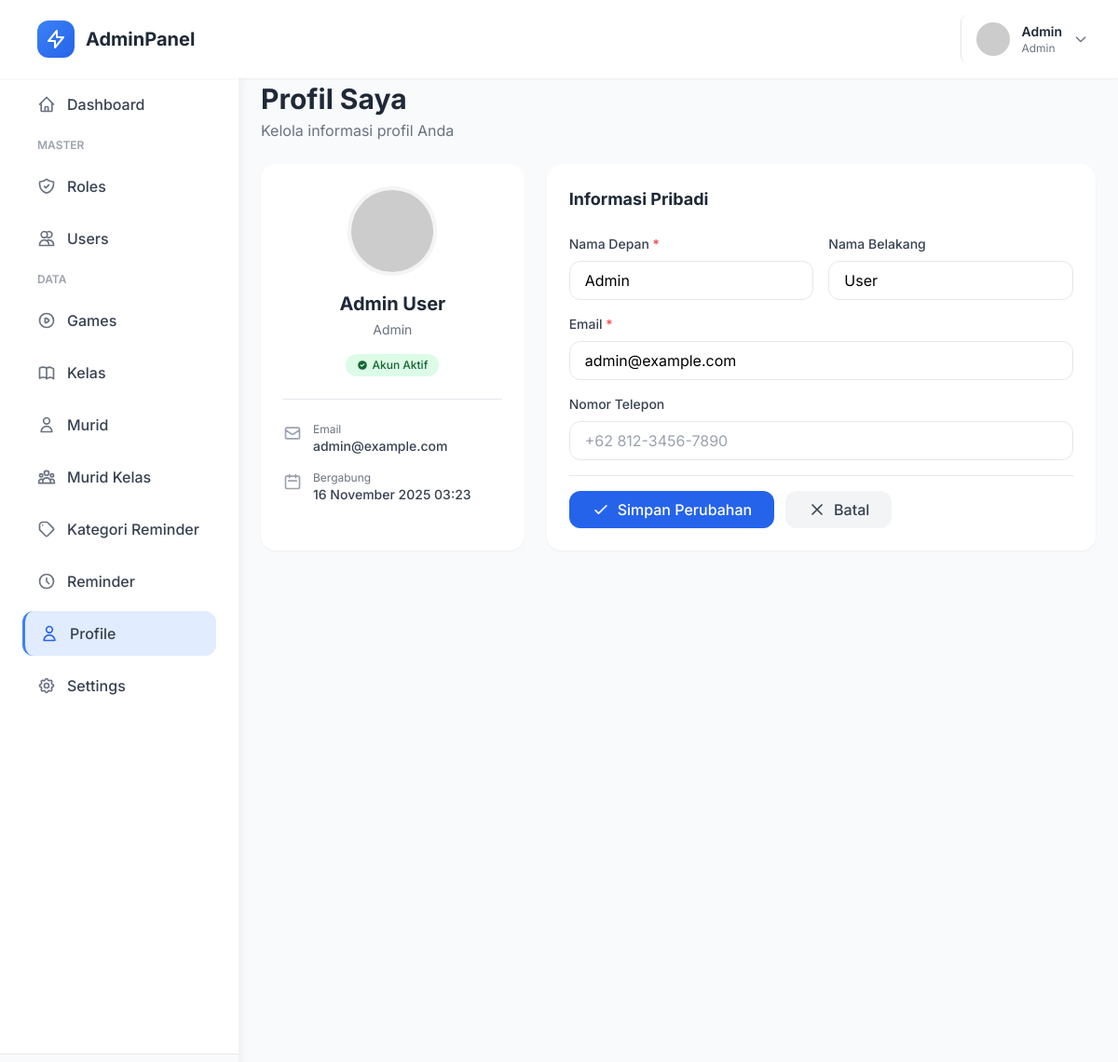
Screenshot of /index.php?page=profile (signed in) with the database file from the repository.
### tables this page shows
CREATE TABLE IF NOT EXISTS users (
    id INT PRIMARY KEY AUTO_INCREMENT,
    username VARCHAR(50) NOT NULL UNIQUE,
    email VARCHAR(100) NOT NULL UNIQUE,
    password VARCHAR(255) NOT NULL,
    first_name VARCHAR(50),
    last_name VARCHAR(50),
    phone VARCHAR(20),
    avatar VARCHAR(255) DEFAULT 'default-avatar.png',
    role_id INT NOT NULL DEFAULT 4,
    is_active TINYINT(1) DEFAULT 1,
    last_login DATETIME,
    created_at TIMESTAMP DEFAULT CURRENT_TIMESTAMP,
    updated_at TIMESTAMP DEFAULT CURRENT_TIMESTAMP ON UPDATE CURRENT_TIMESTAMP,
    FOREIGN KEY (role_id) REFERENCES roles(id) ON DELETE RESTRICT,
    INDEX idx_username (username),
    INDEX idx_email (email),
    INDEX idx_role_id (role_id)
);

CREATE TABLE IF NOT EXISTS roles (
    id INT PRIMARY KEY AUTO_INCREMENT,
    role_name VARCHAR(50) NOT NULL UNIQUE,
    description TEXT,
    created_at TIMESTAMP DEFAULT CURRENT_TIMESTAMP
);

### includes/functions.php (called while the page is built, shortened)
<?php
function isLoggedIn() {
    return isset($_SESSION['user_id']);
}
function getCurrentUser() {
    global $pdo;
    $stmt = $pdo->prepare("
        SELECT u.*, r.role_name
        FROM users u
        JOIN roles r ON u.role_id = r.id
        WHERE u.id = ?
    ");
    $stmt->execute([$_SESSION['user_id']]);
    return $stmt->fetch();
}
function formatDate($date) {
    return date('d F Y H:i', strtotime($date));
}
function getAvatarUrl($avatar) {
    if (empty($avatar) || $avatar === 'default-avatar.png') {
        return 'https://ui-avatars.com/api/?name=' . urlencode($_SESSION['username'] ?? 'User') . '&background=3b82f6&color=fff';
    }
    return BASE_URL . 'assets/uploads/avatars/' . $avatar;
}

### pages/profile/index.php (the view, shortened to what this page needs)
<?php
$currentUser = getCurrentUser();
?>
<div class="mb-6">
    <h1 class="text-3xl font-bold text-gray-800">Profil Saya</h1>
    <p class="text-gray-500 mt-1">Kelola informasi profil Anda</p>
</div>
<div class="grid grid-cols-1 lg:grid-cols-3 gap-6">
    <div class="bg-white rounded-2xl shadow-sm p-6">
        <div class="text-center">
            <img src="<?php echo getAvatarUrl($currentUser['avatar']); ?>" class="w-24 h-24 rounded-full mx-auto mb-4 border-4 border-gray-100">
            <h3 class="text-xl font-bold text-gray-800"><?php echo htmlspecialchars($currentUser['first_name'] . ' ' . $currentUser['last_name']); ?></h3>
            <p class="text-sm text-gray-500 mt-1"><?php echo ucfirst($currentUser['role_name']); ?></p>
            <div class="mt-4">
                <span class="inline-flex items-center px-3 py-1 rounded-full text-xs font-medium bg-green-100 text-green-800">
                    <svg class="w-3 h-3 mr-1" fill="currentColor" viewBox="0 0 20 20">
                        <path fill-rule="evenodd" d="M10 18a8 8 0 100-16 8 8 0 000 16zm3.707-9.293a1 1 0 00-1.414-1.414L9 10.586 7.707 9.293a1 1 0 00-1.414 1.414l2 2a1 1 0 001.414 0l4-4z" clip-rule="evenodd"/>
                    </svg>
                    Akun Aktif
                </span>
            </div>
        </div>
        <div class="mt-6 pt-6 border-t space-y-4">
            <div class="flex items-start space-x-3 text-sm">
                <svg class="w-5 h-5 text-gray-400 flex-shrink-0 mt-0.5" fill="none" stroke="currentColor" viewBox="0 0 24 24">
                    <path stroke-linecap="round" stroke-linejoin="round" stroke-width="2" d="M3 8l7.89 5.26a2 2 0 002.22 0L21 8M5 19h14a2 2 0 002-2V7a2 2 0 00-2-2H5a2 2 0 00-2 2v10a2 2 0 002 2z"/>
                </svg>
                <div class="flex-1 min-w-0">
                    <p class="text-xs text-gray-500">Email</p>
                    <p class="text-gray-700 font-medium truncate"><?php echo htmlspecialchars($currentUser['email']); ?></p>
                </div>
            </div>
            <div class="flex items-start space-x-3 text-sm">
                <svg class="w-5 h-5 text-gray-400 flex-shrink-0 mt-0.5" fill="none" stroke="currentColor" viewBox="0 0 24 24">
                    <path stroke-linecap="round" stroke-linejoin="round" stroke-width="2" d="M8 7V3m8 4V3m-9 8h10M5 21h14a2 2 0 002-2V7a2 2 0 00-2-2H5a2 2 0 00-2 2v12a2 2 0 002 2z"/>
                </svg>
                <div class="flex-1 min-w-0">
                    <p class="text-xs text-gray-500">Bergabung</p>
                    <p class="text-gray-700 font-medium"><?php echo formatDate($currentUser['created_at']); ?></p>
                </div>
            </div>
        </div>
    </div>
    <div class="lg:col-span-2 bg-white rounded-2xl shadow-sm p-6">
        <h3 class="text-lg font-bold text-gray-800 mb-6">Informasi Pribadi</h3>
        <form method="POST" class="space-y-4">
            <div class="grid grid-cols-1 md:grid-cols-2 gap-4">
                <div>
                    <label class="block text-sm font-medium text-gray-700 mb-2">
                        Nama Depan <span class="text-red-500">*</span>
                    </label>
                    <input type="text" name="first_name" required
                           value="<?php echo htmlspecialchars($currentUser['first_name']); ?>"
                           class="w-full px-4 py-2 border border-gray-200 rounded-xl focus:ring-2 focus:ring-blue-500 focus:border-transparent outline-none transition">
                </div>
                <div>
                    <label class="block text-sm font-medium text-gray-700 mb-2">Nama Belakang</label>
                    <input type="text" name="last_name"
                           value="<?php echo htmlspecialchars($currentUser['last_name']); ?>"
                           class="w-full px-4 py-2 border border-gray-200 rounded-xl focus:ring-2 focus:ring-blue-500 focus:border-transparent outline-none transition">
                </div>
            </div>
            <div>
                <label class="block text-sm font-medium text-gray-700 mb-2">
                    Email <span class="text-red-500">*</span>
                </label>
                <input type="email" name="email" required
                       value="<?php echo htmlspecialchars($currentUser['email']); ?>"
                       class="w-full px-4 py-2 border border-gray-200 rounded-xl focus:ring-2 focus:ring-blue-500 focus:border-transparent outline-none transition">
            </div>
            <div>
                <label class="block text-sm font-medium text-gray-700 mb-2">Nomor Telepon</label>
                <input type="tel" name="phone"
                       value="<?php echo htmlspecialchars($currentUser['phone']); ?>"
                       placeholder="+62 812-3456-7890"
                       class="w-full px-4 py-2 border border-gray-200 rounded-xl focus:ring-2 focus:ring-blue-500 focus:border-transparent outline-none transition">
            </div>
            <div class="flex space-x-3 pt-4 border-t">
                <button type="submit" class="bg-blue-600 hover:bg-blue-700 text-white font-medium py-2 px-6 rounded-xl transition-colors inline-flex items-center space-x-2">
                    <svg class="w-5 h-5" fill="none" stroke="currentColor" viewBox="0 0 24 24">
                        <path stroke-linecap="round" stroke-linejoin="round" stroke-width="2" d="M5 13l4 4L19 7"/>
                    </svg>
                    <span>Simpan Perubahan</span>
                </button>
                <a href="index.php?page=dashboard" class="bg-gray-100 hover:bg-gray-200 text-gray-700 font-medium py-2 px-6 rounded-xl transition-colors inline-flex items-center space-x-2">
                    <svg class="w-5 h-5" fill="none" stroke="currentColor" viewBox="0 0 24 24">
                        <path stroke-linecap="round" stroke-linejoin="round" stroke-width="2" d="M6 18L18 6M6 6l12 12"/>
                    </svg>
                    <span>Batal</span>
                </a>
            </div>
        </form>
    </div>
</div>

### includes/header.php (shortened to what this page needs)
<!DOCTYPE html>
<html lang="id">
<head>
    <script src="https://cdn.tailwindcss.com"></script>
</head>
<body class="bg-gray-50">
    <nav class="bg-white shadow-sm fixed top-0 left-0 right-0 z-50">
        <div class="flex items-center justify-between px-6 py-4">
            <div class="flex items-center space-x-4">
                <div class="flex items-center space-x-3">
                    <div class="w-10 h-10 bg-gradient-to-br from-blue-500 to-blue-600 rounded-xl flex items-center justify-center">
                        <svg class="w-6 h-6 text-white" fill="none" stroke="currentColor" viewBox="0 0 24 24">
                            <path stroke-linecap="round" stroke-linejoin="round" stroke-width="2" d="M13 10V3L4 14h7v7l9-11h-7z"/>
                        </svg>
                    </div>
                    <span class="text-xl font-bold text-gray-800"><?php echo SITE_NAME; ?></span>
                </div>
            </div>
            <div class="flex items-center space-x-4">
                <div class="relative">
                    <button onclick="toggleProfileMenu()" class="flex items-center space-x-3 pl-4 border-l hover:bg-gray-50 rounded-lg p-2 transition-colors">
                        <img src="<?php echo getAvatarUrl($currentUser['avatar']); ?>" class="w-9 h-9 rounded-full">
                        <div class="hidden md:block text-left">
                            <p class="text-sm font-semibold text-gray-800"><?php echo htmlspecialchars($currentUser['first_name']); ?></p>
                            <p class="text-xs text-gray-500"><?php echo ucfirst($currentUser['role_name']); ?></p>
                        </div>
                        <svg class="w-4 h-4 text-gray-500" fill="none" stroke="currentColor" viewBox="0 0 24 24">
                            <path stroke-linecap="round" stroke-linejoin="round" stroke-width="2" d="M19 9l-7 7-7-7"/>
                        </svg>
                    </button>
                </div>
            </div>
        </div>
    </nav>

### includes/header.php (style rules this page uses)
* { font-family: 'Inter', sans-serif; }
body { background: #f8f9fa; }

### rows the page displays
users: first_name "Admin", role.role_name "Admin", first_name+last_name "Admin User", email "admin@example.com", created_at "16 November 2025 03:23", last_name "User"

### other values shown
SITE_NAME "AdminPanel"
